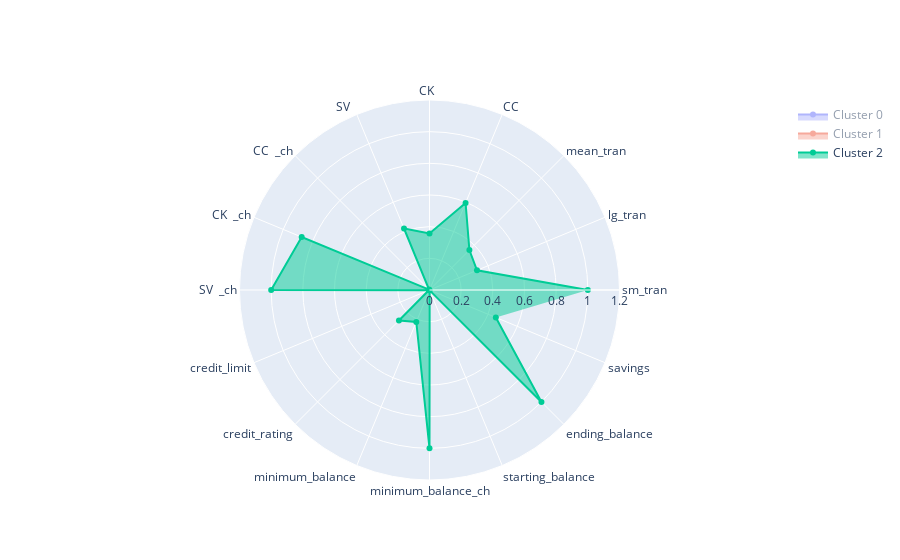

Here is the notebook cell this chart was saved with:
### Code cell
# Panda group by cluster and mean for each column
categories = ['sm_tran', 'lg_tran', 'mean_tran', 'CC  ', 'CK  ', 'SV  ',
       'CC  _ch', 'CK  _ch', 'SV  _ch', 'credit_limit', 'credit_rating',
       'minimum_balance', 'minimum_balance_ch', 'starting_balance',
       'ending_balance', 'savings']

acct_stats_mean = acct_stats_mean.apply(lambda x: (x/x.max()), axis=0)
fig = go.Figure()

for index, row in acct_stats_mean.iterrows():
    fig.add_trace(go.Scatterpolar(
          r=row,
          theta=categories,
          fill='toself',
          name='Cluster '+str(index)
    ))


fig.update_layout(
  polar=dict(
    radialaxis=dict(
      visible=True,
      range=[0, 1.2]
    )),
  showlegend=True
)

fig.show()

### Figure 1 — Plotly figure (JSON) as saved in the notebook; plotly's stock layout.template omitted (floating-point values rounded to 4 significant figures)
{"data": [{"fill": "toself", "name": "Cluster 0", "r": [1, 0.8971, 1, 1, 1, 1, 1, 1, 0.9407, 0.9091, 1, 1, 0.9647, 1, 0.8275, 1, 1, 6.737], "theta": ["sm_tran", "lg_tran", "mean_tran", "CC  ", "CK  ", "SV  ", "CC  _ch", "CK  _ch", "SV  _ch", "credit_limit", "credit_rating", "minimum_balance", "minimum_balance_ch", "starting_balance", "ending_balance", "savings"], "type": "scatterpolar", "visible": "legendonly"}, {"fill": "toself", "name": "Cluster 1", "r": [1.0, 1, 0.3085, 0.3751, 0.3669, 0.4101, 0.2568, 0.9547, 0.9045, 1, 0.2847, 0.5306, 0.7362, 0.9197, 0.7586, 0.2453, 0.2902, 1], "theta": ["sm_tran", "lg_tran", "mean_tran", "CC  ", "CK  ", "SV  ", "CC  _ch", "CK  _ch", "SV  _ch", "credit_limit", "credit_rating", "minimum_balance", "minimum_balance_ch", "starting_balance", "ending_balance", "savings"], "type": "scatterpolar", "visible": "legendonly"}, {"fill": "toself", "name": "Cluster 2", "r": [1.0, 0.3246, 0.3564, 0.5954, 0.3571, 0.4205, 0.003727, 0.8738, 1, 0.004739, 0.2728, 0.218, 1, 0.002406, 1, 0.4535, 0.2514, 5.993], "theta": ["sm_tran", "lg_tran", "mean_tran", "CC  ", "CK  ", "SV  ", "CC  _ch", "CK  _ch", "SV  _ch", "credit_limit", "credit_rating", "minimum_balance", "minimum_balance_ch", "starting_balance", "ending_balance", "savings"], "type": "scatterpolar", "visible": true}], "layout": {"autosize": true, "polar": {"angularaxis": {"type": "category"}, "radialaxis": {"autorange": false, "range": [0, 1.2], "type": "linear", "visible": true}}, "showlegend": true}}
